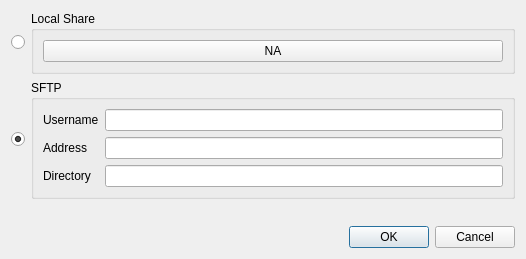
<?xml version="1.0" encoding="UTF-8"?>
<ui version="4.0">
 <class>Dialog</class>
 <widget class="QDialog" name="Dialog">
  <property name="geometry">
   <rect>
    <x>0</x>
    <y>0</y>
    <width>526</width>
    <height>259</height>
   </rect>
  </property>
  <property name="sizePolicy">
   <sizepolicy hsizetype="Preferred" vsizetype="Preferred">
    <horstretch>0</horstretch>
    <verstretch>0</verstretch>
   </sizepolicy>
  </property>
  <property name="minimumSize">
   <size>
    <width>0</width>
    <height>0</height>
   </size>
  </property>
  <property name="maximumSize">
   <size>
    <width>16777215</width>
    <height>16777215</height>
   </size>
  </property>
  <property name="windowTitle">
   <string>Dialog</string>
  </property>
  <layout class="QVBoxLayout" name="verticalLayout_2">
   <item>
    <layout class="QHBoxLayout" name="horizontalLayout">
     <item>
      <widget class="QRadioButton" name="shareButton">
       <property name="sizePolicy">
        <sizepolicy hsizetype="Maximum" vsizetype="Fixed">
         <horstretch>0</horstretch>
         <verstretch>0</verstretch>
        </sizepolicy>
       </property>
       <property name="text">
        <string/>
       </property>
       <property name="checked">
        <bool>false</bool>
       </property>
      </widget>
     </item>
     <item>
      <widget class="QGroupBox" name="shareGroupBox">
       <property name="minimumSize">
        <size>
         <width>480</width>
         <height>0</height>
        </size>
       </property>
       <property name="title">
        <string>Local Share</string>
       </property>
       <layout class="QVBoxLayout" name="verticalLayout">
        <item>
         <widget class="QPushButton" name="directoryButton">
          <property name="text">
           <string>NA</string>
          </property>
         </widget>
        </item>
       </layout>
      </widget>
     </item>
    </layout>
   </item>
   <item>
    <layout class="QHBoxLayout" name="horizontalLayout_2">
     <item>
      <widget class="QRadioButton" name="sftpButton">
       <property name="text">
        <string/>
       </property>
       <property name="checked">
        <bool>true</bool>
       </property>
      </widget>
     </item>
     <item>
      <widget class="QGroupBox" name="groupBox">
       <property name="title">
        <string>SFTP</string>
       </property>
       <layout class="QGridLayout" name="gridLayout">
        <item row="3" column="1">
         <widget class="QLineEdit" name="directoryLineEdit"/>
        </item>
        <item row="1" column="0">
         <widget class="QLabel" name="addressLabel">
          <property name="text">
           <string>Address</string>
          </property>
         </widget>
        </item>
        <item row="1" column="1">
         <widget class="QLineEdit" name="addressLineEdit"/>
        </item>
        <item row="0" column="1">
         <widget class="QLineEdit" name="usernameLineEdit"/>
        </item>
        <item row="0" column="0">
         <widget class="QLabel" name="usernameLabel">
          <property name="text">
           <string>Username</string>
          </property>
         </widget>
        </item>
        <item row="3" column="0">
         <widget class="QLabel" name="directoryLabel">
          <property name="text">
           <string>Directory</string>
          </property>
         </widget>
        </item>
       </layout>
      </widget>
     </item>
    </layout>
   </item>
   <item>
    <spacer name="verticalSpacer">
     <property name="orientation">
      <enum>Qt::Vertical</enum>
     </property>
     <property name="sizeHint" stdset="0">
      <size>
       <width>20</width>
       <height>40</height>
      </size>
     </property>
    </spacer>
   </item>
   <item>
    <widget class="QDialogButtonBox" name="buttonBox">
     <property name="orientation">
      <enum>Qt::Horizontal</enum>
     </property>
     <property name="standardButtons">
      <set>QDialogButtonBox::Cancel|QDialogButtonBox::Ok</set>
     </property>
    </widget>
   </item>
  </layout>
 </widget>
 <resources/>
 <connections>
  <connection>
   <sender>buttonBox</sender>
   <signal>accepted()</signal>
   <receiver>Dialog</receiver>
   <slot>accept()</slot>
   <hints>
    <hint type="sourcelabel">
     <x>248</x>
     <y>254</y>
    </hint>
    <hint type="destinationlabel">
     <x>157</x>
     <y>274</y>
    </hint>
   </hints>
  </connection>
  <connection>
   <sender>buttonBox</sender>
   <signal>rejected()</signal>
   <receiver>Dialog</receiver>
   <slot>reject()</slot>
   <hints>
    <hint type="sourcelabel">
     <x>316</x>
     <y>260</y>
    </hint>
    <hint type="destinationlabel">
     <x>286</x>
     <y>274</y>
    </hint>
   </hints>
  </connection>
 </connections>
</ui>
